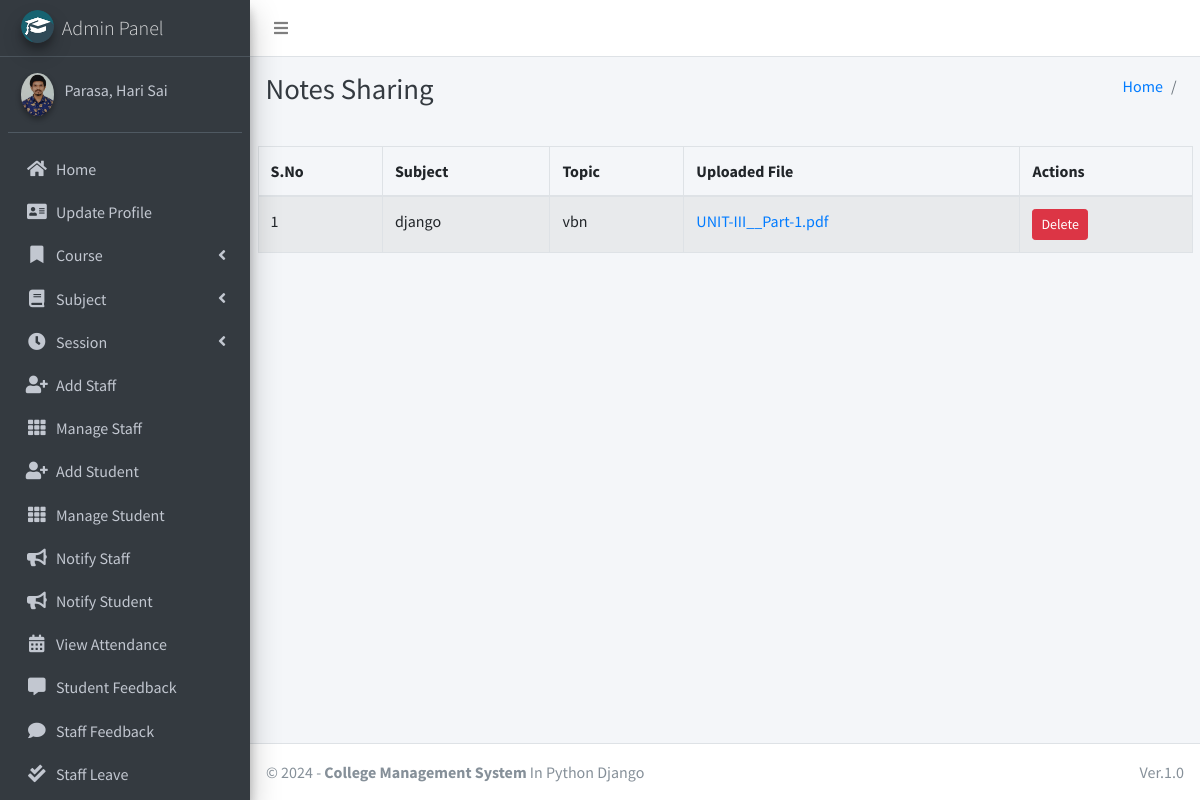
/teacher-view-notes (signed in), run on the app's committed database.
### main_app/models.py (models this page shows, shortened)
class CustomUser(AbstractUser):
    USER_TYPE = ((1, "HOD"), (2, "Staff"), (3, "Student"))
    GENDER = [("M", "Male"), ("F", "Female")]
    username = None  # Removed username, using email instead
    email = models.EmailField(unique=True)
    user_type = models.CharField(default=1, choices=USER_TYPE, max_length=1)
    gender = models.CharField(max_length=1, choices=GENDER)
    profile_pic = models.ImageField()
    address = models.TextField()
    fcm_token = models.TextField(default="")  # For firebase notifications
    created_at = models.DateTimeField(auto_now_add=True)
    updated_at = models.DateTimeField(auto_now=True)
    groups = models.ManyToManyField(
        'auth.Group',
        related_name='customuser_groups',
        blank=True,
        help_text='The groups this user belongs to.',
        verbose_name='groups'
    )
    user_permissions = models.ManyToManyField(
        'auth.Permission',
        related_name='customuser_user_permissions',
        blank=True,
        help_text='Specific permissions for this user.',
        verbose_name='user permissions'
    )
    USERNAME_FIELD = "email"
    REQUIRED_FIELDS = []
    objects = CustomUserManager()
    def __str__(self):
        return self.last_name + ", " + self.first_name

class Note(models.Model):
    subject = models.CharField(max_length=100)
    topic = models.CharField(max_length=100)
    notes_file = models.FileField(max_length=100)

### main_app/staff_views.py (the view)
# urls.py: path('teacher-view-notes', staff_views.teacher_view_notes, name='teacher_view_notes'),
def teacher_view_notes(request):
    notes = Note.objects.all()
    return render(request, 'staff_template/teacher_view_notes.html', {'notes': notes})

### main_app/templates/staff_template/teacher_view_notes.html (shortened to what this page needs)
{% extends 'main_app/base.html' %}
{% load static %}
{% block page_title %}Notes Sharing{% endblock page_title %}
{% block content %}
<div class="container">
  <div class="row">
    <div class="col-md-12">
      <div class="table-responsive">
        <table id="mytable" class="table table-bordered table-striped">
          <thead>
            <tr>
              <th>S.No</th>
              <th>Subject</th>
              <th>Topic</th>
              <th>Uploaded File</th>
              <th>Actions</th>
            </tr>
          </thead>
          <tbody>
            {% for note in notes %}
            <tr>
              <td>{{ forloop.counter }}</td>
              <td>{{ note.subject }}</td>
              <td>{{ note.topic }}</td>
              <td><a href="{{ note.notes_file.url }}">{{ note.notes_file.name }}</a></td>
              <td>
                <form action="{% url 'delete_note' note.id %}" method="post">
                  <button type="submit" class="btn btn-danger btn-sm">Delete</button>
                </form>
              </td>
            </tr>
            {% endfor %}
          </tbody>
        </table>
      </div>
    </div>
  </div>
</div>
{% endblock content %}

### main_app/templates/main_app/sidebar_template.html (shortened to what this page needs)
{% load static %}
<aside class="main-sidebar sidebar-dark-info elevation-4">
    {% if request.user.user_type == '1' %}
    <a href="{% url 'admin_home' %}" class="brand-link">
        <img src="{% static 'dist/img/cmsl.png' %} " alt="AdminLTE Logo"
            class="brand-image img-circle elevation-3" >
        <span class="brand-text font-weight-light">Admin Panel</span>
    </a>
    <div class="sidebar">
        <div class="user-panel mt-3 pb-3 mb-3 d-flex">
            <div class="image">
                <img src="{{ request.user.profile_pic}}" class="img-circle elevation-2" alt="User Image">
            </div>
            <div class="info">
                <a href="#" class="d-block">{{user}}</a>
            </div>
        </div>
        <nav class="mt-2">
            <ul class="nav nav-pills nav-sidebar flex-column" data-widget="treeview" role="menu" data-accordion="false">
                <li class="nav-item">
                    {% url 'admin_home' as admin_home %}
                    <a href="{{admin_home}}" class="nav-link {% if admin_home == request.path %} active {% endif %}">
                        <i class="nav-icon fas fa-home"></i>
                        <p>
                            Home
                        </p>
                    </a>
                </li>
                <li class="nav-item">
                    {% url 'admin_view_profile' as admin_view_profile %}
                    <a href="{{admin_view_profile}}"
                        class="nav-link {% if admin_view_profile == request.path %} active {% endif %}">
                        <i class="nav-icon fas fa-address-card"></i>
                        <p>
                            Update Profile
                        </p>
                    </a>
                </li>
                <li class="nav-item has-treeview">
                    <a href="#" class="nav-link">
                        <i class="nav-icon fas fa-bookmark"></i>
                        <p>
                            Course
                            <i class="fas fa-angle-left right"></i>
                        </p>
                    </a>
                </li>
                <li class="nav-item has-treeview">
                    <a href="#" class="nav-link">
                        <i class="nav-icon fas fa-book"></i>
                        <p>
                            Subject
                            <i class="fas fa-angle-left right"></i>
                        </p>
                    </a>
                </li>
                <li class="nav-item has-treeview">
                    <a href="#" class="nav-link">
                        <i class="nav-icon fas fa-clock"></i>
                        <p>
                            Session
                            <i class="fas fa-angle-left right"></i>
                        </p>
                    </a>
                </li>
                <li class="nav-item">
                    {% url 'add_staff' as add_staff %}
                    <a href="{{add_staff}}" class="nav-link {% if add_staff == request.path %} active {% endif %}">
                        <i class="nav-icon fas fa-user-plus"></i>
                        <p>
                            Add Staff
                        </p>
                    </a>
                </li>
                <li class="nav-item">
                    {% url 'manage_staff' as manage_staff %}
                    {% url 'edit_staff' staff_id as edit_staff %}
                    <a href="{{manage_staff}}"
                        class="nav-link {% if manage_staff == request.path or request.path == edit_staff %} active {% endif %}">
                        <i class="nav-icon fas fa-th"></i>
                        <p>
                            Manage Staff
                        </p>
                    </a>
                </li>
                <li class="nav-item">
                    {% url 'add_student' as add_student%}
                    <a href="{{add_student}}" class="nav-link  {% if add_student == request.path %} active {% endif %}">
                        <i class="nav-icon fas fa-user-plus"></i>
                        <p>
                            Add Student
                        </p>
                    </a>
                </li>
                <li class="nav-item">
                    {% url 'manage_student' as manage_student %}
                    {% url 'edit_student' student_id as edit_student %}
                    <a href="{{manage_student}}"
                        class="nav-link  {% if edit_student == request.path or manage_student == request.path %} active {% endif %}">
                        <i class="nav-icon fas fa-th"></i>
                        <p>
                            Manage Student
                        </p>
                    </a>
                </li>
                <li class="nav-item">
                    {% url 'admin_notify_staff' as admin_notify_staff %}
                    <a href="{{admin_notify_staff}}"
                        class="nav-link {% if admin_notify_staff == request.path %} active {% endif %}">
                        <i class="nav-icon fas fa-bullhorn"></i>
                        <p>
                            Notify Staff
                        </p>
                    </a>
                </li>
                <li class="nav-item">
                    {% url 'admin_notify_student' as admin_notify_student %}
                    <a href="{{admin_notify_student}}"
                        class="nav-link {% if admin_notify_student == request.path %} active {% endif %}">
                        <i class="nav-icon fas fa-bullhorn"></i>
                        <p>
                            Notify Student
                        </p>
                    </a>
                </li>
                <li class="nav-item">
                    {% url 'admin_view_attendance' as admin_view_attendance %}
                <li class="nav-item">
                    <a href="{{admin_view_attendance}}"
                        class="nav-link  {% if admin_view_attendance == request.path %} active {% endif %}">
                        <i class="nav-icon fas fa-calendar-alt"></i>
                        <p>
                            View Attendance
                        </p>
                    </a>
                </li>
                <li class="nav-item">
                    {% url 'student_feedback_message' as student_feedback_message %}
                    <a href="{{ student_feedback_message }}"
                        class="nav-link  {% if student_feedback_message == request.path %} active {% endif %}">
                        <i class="nav-icon fas fa-comment-alt"></i>
                        <p>
                            Student Feedback
                        </p>
                    </a>
                </li>
                <li class="nav-item">
                    {% url 'staff_feedback_message' as staff_feedback_message %}
                    <a href="{{staff_feedback_message}}"
                        class="nav-link   {% if staff_feedback_message == request.path %} active {% endif %}">
                        <i class="nav-icon fas fa-comment"></i>
                        <p>
                            Staff Feedback
                        </p>
                    </a>
                </li>
                <li class="nav-item">
                    {% url 'view_staff_leave' as view_staff_leave %}
                    <a href="{{view_staff_leave}}"
                        class="nav-link  {% if view_staff_leave == request.path %} active {% endif %}">
                        <i class="nav-icon fas fa-check-double"></i>
                        <p>
                            Staff Leave
                        </p>
                    </a>
                </li>
                                        {% endif %}
                                    </ul>
                                </nav>
                            </div>
</aside>

### data on the page
CustomUser: last_name+first_name "Parasa, Hari Sai"
Note: subject "django", topic "vbn", notes_file.name "UNIT-III__Part-1.pdf"
